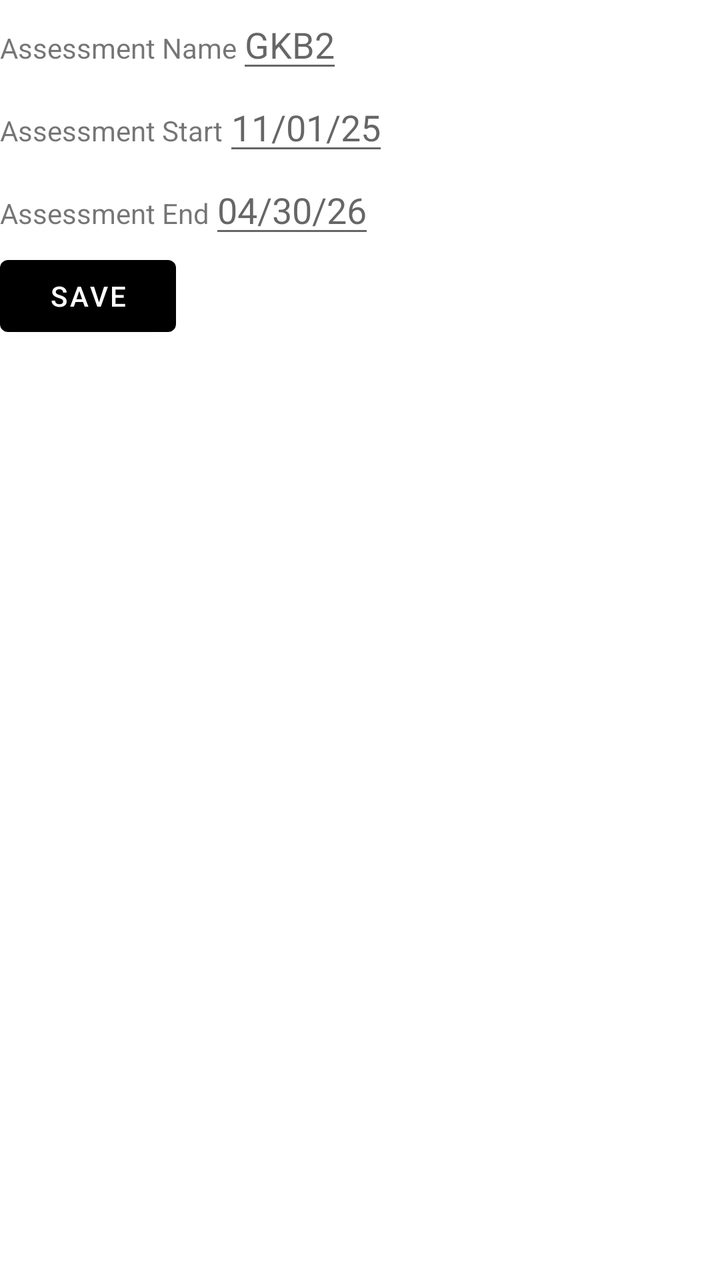
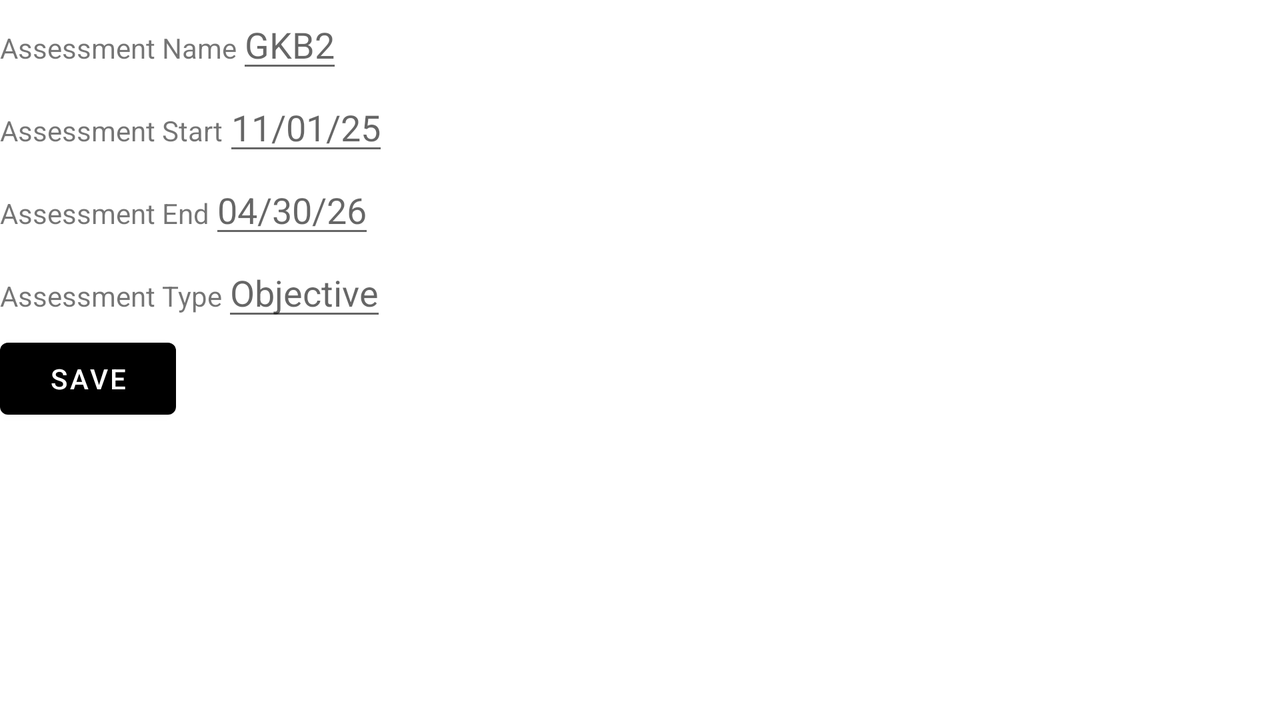

An Android layout and its configuration variant, each rendered on a device that would load it. The default file and the variant file are quoted in full after the pictures.
<!-- AndroidManifest.xml: application theme Theme.DatabaseApp -->
<!-- res/layout/activity_assessment_detail.xml -->
<?xml version="1.0" encoding="utf-8"?>
<androidx.constraintlayout.widget.ConstraintLayout xmlns:android="http://schemas.android.com/apk/res/android"
    android:layout_width="match_parent"
    android:layout_height="match_parent"
    xmlns:tools="http://schemas.android.com/tools"
    tools:context=".UI.AssessmentEdit">

    <ScrollView
        android:id="@+id/assessmentEditScrollView"
        android:layout_width="match_parent"
        android:layout_height="wrap_content"
        tools:ignore="MissingConstraints">


        <LinearLayout
            android:layout_width="match_parent"
            android:layout_height="wrap_content"
            android:orientation="vertical">

            <LinearLayout
                android:layout_width="match_parent"
                android:layout_height="wrap_content"
                android:orientation="horizontal">

                <TextView
                    android:layout_width="wrap_content"
                    android:layout_height="wrap_content"
                    android:text="Assessment Name" />

                <EditText
                    android:id="@+id/assessmentEditName"
                    android:layout_width="wrap_content"
                    android:layout_height="wrap_content"
                    android:hint="GKB2" />
            </LinearLayout>


            <LinearLayout
                android:layout_width="wrap_content"
                android:layout_height="wrap_content"
                android:orientation="horizontal">

                <TextView
                    android:layout_width="wrap_content"
                    android:layout_height="wrap_content"
                    android:text="Assessment Start" />

                <EditText
                    android:id="@+id/assessmentEditStart"
                    android:layout_width="wrap_content"
                    android:layout_height="wrap_content"
                    android:hint="11/01/25" />
            </LinearLayout>

            <LinearLayout
                android:layout_width="match_parent"
                android:layout_height="wrap_content"
                android:orientation="horizontal">

                <TextView
                    android:layout_width="wrap_content"
                    android:layout_height="wrap_content"
                    android:text="Assessment End" />

                <EditText
                    android:id="@+id/assessmentEditEnd"
                    android:layout_width="wrap_content"
                    android:layout_height="wrap_content"
                    android:hint="04/30/26" />
            </LinearLayout>
            <LinearLayout
                android:layout_width="wrap_content"
                android:layout_height="wrap_content"
                android:orientation="horizontal">
                <Button
                    android:layout_width="wrap_content"
                    android:layout_height="wrap_content"
                    android:onClick="saveUpdatedAssessment"
                    android:text="Save"/>

            </LinearLayout>
        </LinearLayout>

    </ScrollView>

</androidx.constraintlayout.widget.ConstraintLayout>
<!-- resources referenced by this layout -->
<resources>
  <style name="Theme.DatabaseApp" parent="Theme.MaterialComponents.DayNight.DarkActionBar">
          
          <item name="colorPrimary">@color/black</item>
          <item name="colorPrimaryVariant">@color/black</item>
          <item name="colorOnPrimary">@color/white</item>
          
          <item name="colorSecondary">@color/black</item>
          <item name="colorSecondaryVariant">@color/black</item>
          <item name="colorOnSecondary">@color/white</item>
          
          <item name="android:statusBarColor" tools:targetApi="l">?attr/colorPrimaryVariant</item>
          
      </style>
</resources>
<!-- res/layout-land/activity_assessment_detail.xml (the repository's variant of the layout above) -->
<!-- drawn on the phone turned sideways -->
<?xml version="1.0" encoding="utf-8"?>
<androidx.constraintlayout.widget.ConstraintLayout xmlns:android="http://schemas.android.com/apk/res/android"
    android:layout_width="match_parent"
    android:layout_height="match_parent"
    xmlns:tools="http://schemas.android.com/tools"
    tools:context=".UI.AssessmentEdit">

    <ScrollView
        android:id="@+id/assessmentEditScrollView"
        android:layout_width="match_parent"
        android:layout_height="wrap_content"
        tools:ignore="MissingConstraints">


        <LinearLayout
            android:layout_width="match_parent"
            android:layout_height="wrap_content"
            android:orientation="vertical">

            <LinearLayout
                android:layout_width="match_parent"
                android:layout_height="wrap_content"
                android:orientation="horizontal">

                <TextView
                    android:layout_width="wrap_content"
                    android:layout_height="wrap_content"
                    android:text="Assessment Name" />

                <EditText
                    android:id="@+id/assessmentEditName"
                    android:layout_width="wrap_content"
                    android:layout_height="wrap_content"
                    android:hint="GKB2" />
            </LinearLayout>


            <LinearLayout
                android:layout_width="wrap_content"
                android:layout_height="wrap_content"
                android:orientation="horizontal">

                <TextView
                    android:layout_width="wrap_content"
                    android:layout_height="wrap_content"
                    android:text="Assessment Start" />

                <EditText
                    android:id="@+id/assessmentEditStart"
                    android:layout_width="wrap_content"
                    android:layout_height="wrap_content"
                    android:hint="11/01/25" />
            </LinearLayout>

            <LinearLayout
                android:layout_width="match_parent"
                android:layout_height="wrap_content"
                android:orientation="horizontal">

                <TextView
                    android:layout_width="wrap_content"
                    android:layout_height="wrap_content"
                    android:text="Assessment End" />

                <EditText
                    android:id="@+id/assessmentEditEnd"
                    android:layout_width="wrap_content"
                    android:layout_height="wrap_content"
                    android:hint="04/30/26" />
            </LinearLayout>
            <LinearLayout
                android:layout_width="match_parent"
                android:layout_height="wrap_content"
                android:orientation="horizontal">

                <TextView
                    android:layout_width="wrap_content"
                    android:layout_height="wrap_content"
                    android:text="Assessment Type" />

                <EditText
                    android:id="@+id/assessmentEditType"
                    android:layout_width="wrap_content"
                    android:layout_height="wrap_content"
                    android:hint="Objective" />
            </LinearLayout>
            <LinearLayout
                android:layout_width="wrap_content"
                android:layout_height="wrap_content"
                android:orientation="horizontal">
                <Button
                    android:layout_width="wrap_content"
                    android:layout_height="wrap_content"
                    android:onClick="saveUpdatedAssessment"
                    android:text="Save"/>

            </LinearLayout>
        </LinearLayout>

    </ScrollView>

</androidx.constraintlayout.widget.ConstraintLayout>
